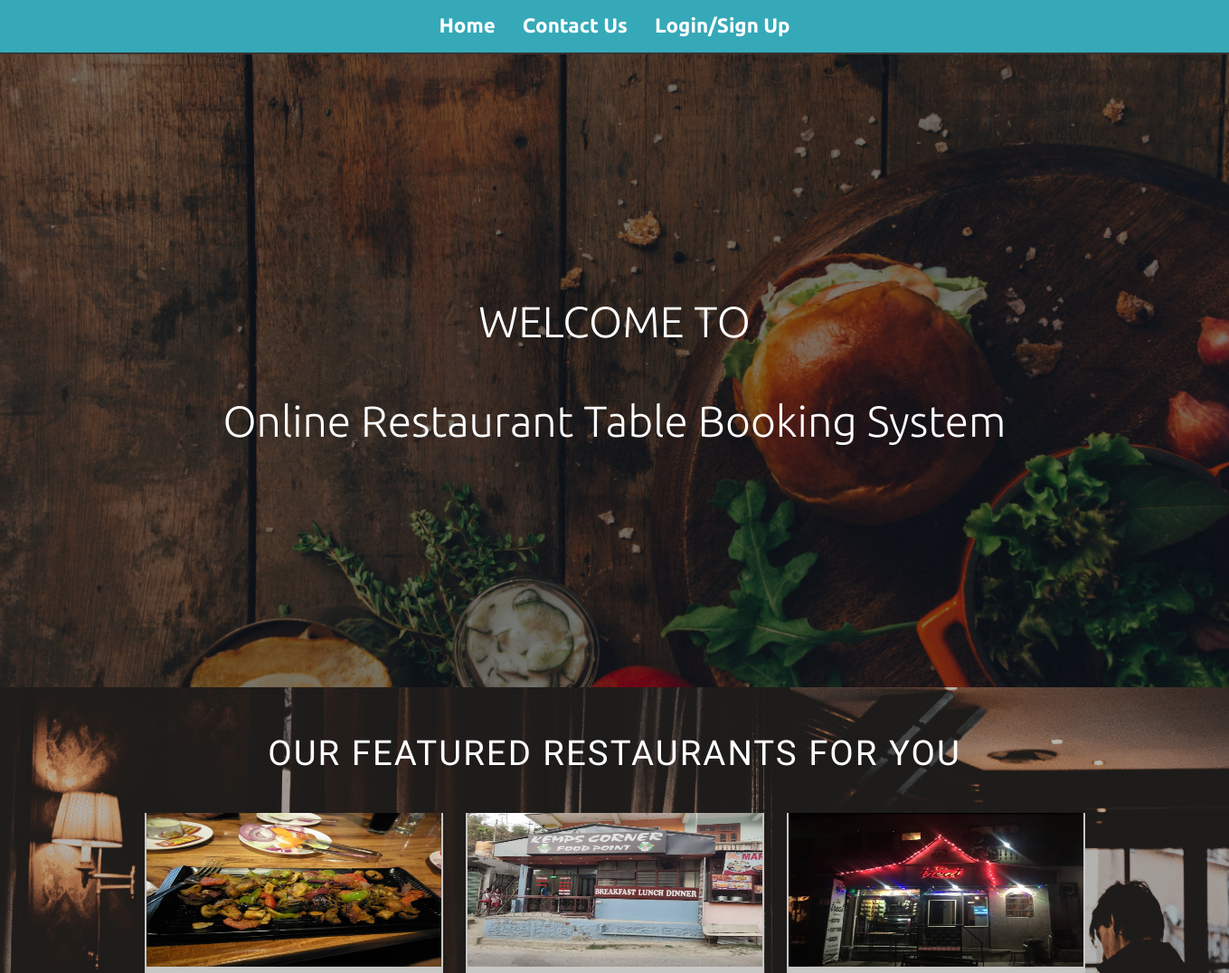
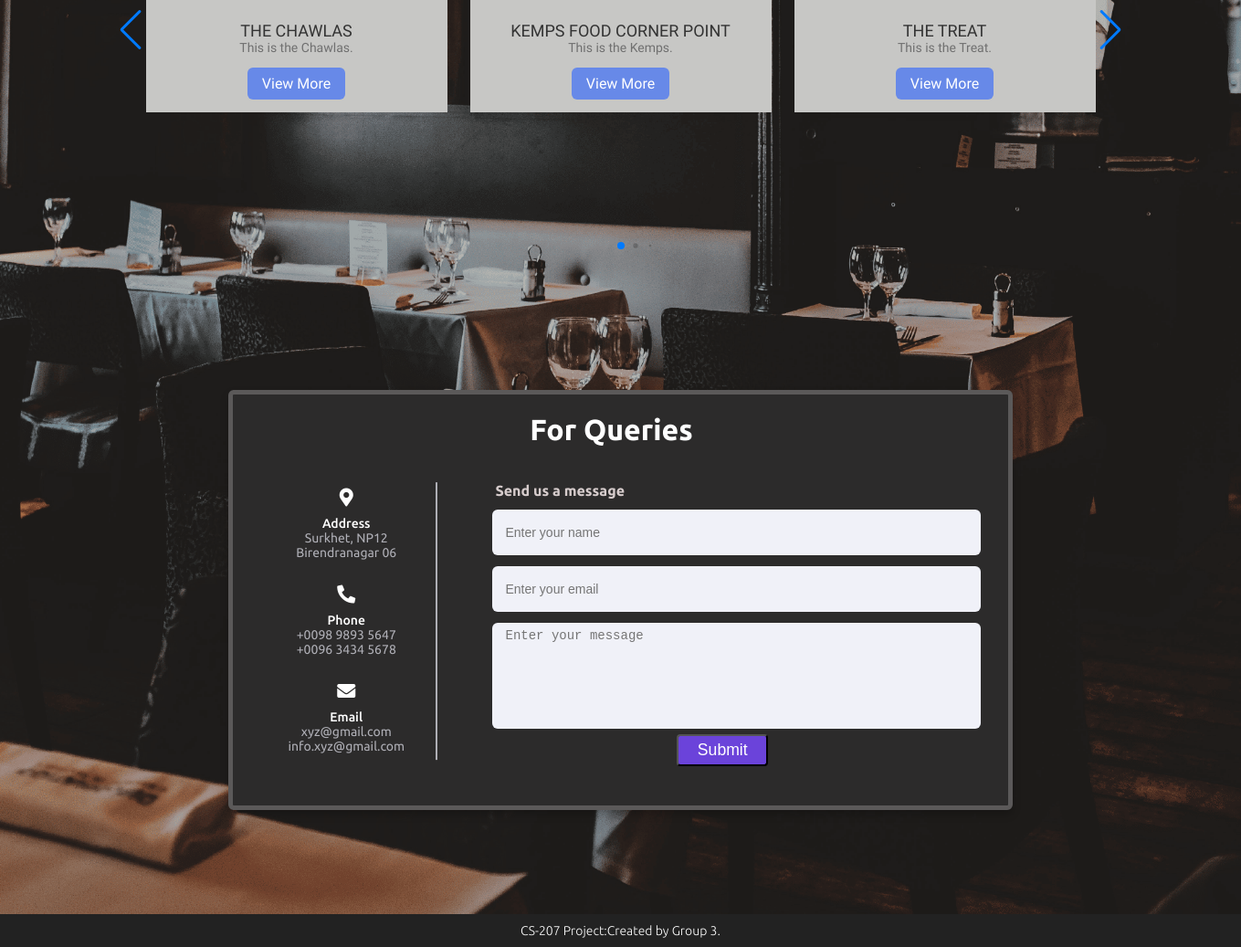
The page / on the database its author committed (2 pictures, top to bottom).
### base/models.py (models this page shows, shortened)
class Restaurant(models.Model):
    host = models.ForeignKey(User, on_delete=models.SET_NULL, null=True)
    name = models.CharField(max_length=200, null=True)
    address = models.CharField(max_length=200, null=True)
    pin = models.IntegerField(blank=True, null=True)
    about = models.TextField(max_length=400, blank=True, null=True)
    menu = models.ImageField(
        upload_to='static/assets/', default='static/assets/pexels-ray-01.jpg', null=True, blank=True)
    img1 = models.ImageField(
        upload_to='static/assets/', default='static/assets/pexels-ray-01.jpg', null=True, blank=True)
    img2 = models.ImageField(
        upload_to='static/assets/', default='static/assets/pexels-ray-01.jpg', null=True, blank=True)
    img3 = models.ImageField(
        upload_to='static/assets/', default='static/assets/pexels-ray-01.jpg', null=True, blank=True)
    img4 = models.ImageField(
        upload_to='static/assets/', default='static/assets/pexels-ray-01.jpg', null=True, blank=True)
    phone1 = models.IntegerField(blank=True, null=True)
    phone2 = models.IntegerField(blank=True, null=True)
    email = models.EmailField(blank=True, null=True)
    openTime = models.TimeField(blank=True, null=True)
    closeTime = models.TimeField(blank=True, null=True)

### base/views.py (the view)
# urls.py: 2. Add a URL to urlpatterns:  path('', views.home, name='home')
def home(request):
    restaurants = Restaurant.objects.all()
    context = {'restaurants': restaurants}
    return render(request, 'base/home.html', context)

### base/templates/base/home.html (shortened to what this page needs)
<!DOCTYPE html>
{% load static %}
<html lang="en">
    <head>
        <link rel="stylesheet" href="{% static 'styling.css' %}" />
        <link rel="stylesheet" href="{% static 'swiper-bundle.min.css' %}" />
        <link
            rel="stylesheet"
            href="https://cdnjs.cloudflare.com/ajax/libs/font-awesome/5.15.2/css/all.min.css"
        />
    </head>
    <body>
        <div class="navbar" id="navbar">
            <ul>
                <li><a href="{% url 'home' %}"> Home</a></li>
                <li><a href="{% url 'home' %}#main3"> Contact Us</a></li>
                {% if request.user.is_authenticated %}
                <li><a href="{% url 'logout' %}"> Logout </a></li>
                <li>
                    <a href="{% url 'profile' request.user.id %}"> Profile </a>
                </li>
                {% else%}
                <li><a href="{% url 'loginPage' %}"> Login/Sign Up </a></li>
                {% endif %}
            </ul>
        </div>
        <div class="fullbody">
            <div class="container-1" id="main">
                <div class="main_front">
                    <p>WELCOME TO</p>
                    <br />
                    <p>Online Restaurant Table Booking System</p>
                </div>
            </div>
            <h1
                id="h"
                style="
                    font-size: 2.4rem;
                    color: white;
                    font-family: 'Acme', sans-serif;
                    font-weight: lighter;
                    letter-spacing: 2px;
                "
            >
                OUR FEATURED RESTAURANTS FOR YOU
            </h1>
            <div class="container-2" id="main2">
                <div class="slide-container swiper">
                    <div class="slide-content">
                        <div class="card-wrapper swiper-wrapper">
                            {% for restaurant in restaurants%}
                            <div class="card swiper-slide">
                                <div class="image-content">
                                    <div class="card-image">
                                        <img
                                            src="{{restaurant.img1.url}}"
                                            alt=""
                                            class="card-img"
                                        />
                                    </div>
                                </div>
                                <div class="card-content">
                                    <h2 class="name">{{restaurant.name}}</h2>
                                    <p class="description">
                                        {{restaurant.about}}
                                    </p>
                                    <button class="button">
                                        <a
                                            href="{% url 'rest' restaurant.id %}"
                                        >
                                            View More</a
                                        >
                                    </button>
                                </div>
                            </div>
                            {% endfor %}
                        </div>
                    </div>
                    <div class="swiper-button-next swiper-navBtn"></div>
                    <div class="swiper-button-prev swiper-navBtn"></div>
                    <div class="swiper-pagination"></div>
                </div>
            </div>
            <div class="container-3" id="main3">
                <h1 style="color: white">For Queries</h1>
                <div class="content">
                    <div class="left-side">
                        <div class="address details">
                            <i
                                class="fas fa-map-marker-alt"
                                style="color: white"
                            ></i>
                            <div class="topic">Address</div>
                            <div class="text-one">Surkhet, NP12</div>
                            <div class="text-two">Birendranagar 06</div>
                        </div>
                        <div class="phone details">
                            <i
                                class="fas fa-phone-alt"
                                style="color: white"
                            ></i>
                            <div class="topic">Phone</div>
                            <div class="text-one">+0098 9893 5647</div>
                            <div class="text-two">+0096 3434 5678</div>
                        </div>
                        <div class="email details">
                            <i class="fas fa-envelope" style="color: white"></i>
                            <div class="topic">Email</div>
                            <div class="text-one">xyz@gmail.com</div>
                            <div class="text-two">info.xyz@gmail.com</div>
                        </div>
                    </div>
                    <div class="right-side">
                        <div
                            class="topic-text"
                            style="color: rgb(214, 204, 204)"
                        >
                            Send us a message
                        </div>
                        <form action="">
                            <div class="input-box">
                                <input
                                    type="text"
                                    placeholder="Enter your name"
                                />
                            </div>
                            <div class="input-box">
                                <input
                                    type="text"
                                    placeholder="Enter your email"
                                />
                            </div>
                            <div class="input-box message-box">
                                <textarea
                                    placeholder="Enter your message"
                                ></textarea>
                            </div>
                            <div class="button_sendnow">
                                <button
                                    type="submit"
                                    style="
                                        background-color: #6b43da;
                                        cursor: pointer;
                                        color: white;
                                        width: 100px;
                                        padding: 1%;
                                        font-size: 1.1rem;
                                        border-radius: 4px;
                                    "
                                >
                                    Submit
                                </button>
                            </div>
                        </form>
                    </div>
                </div>
            </div>
        </div>
        <footer>
            <p>CS-207 Project:Created by Group 3.</p>
        </footer>
    </body>
</html>

### rows shown on the page
Restaurant: img1 (picture), name "THE CHAWLAS", about "This is the Chawlas."
Restaurant: img1 (picture), name "KEMPS FOOD CORNER POINT", about "This is the Kemps."
Restaurant: img1 (picture), name "THE TREAT", about "This is the Treat."
